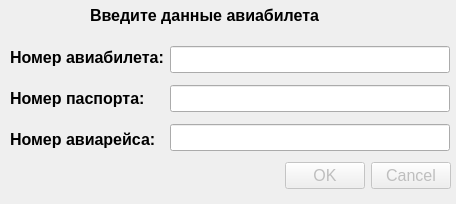
<?xml version="1.0" encoding="UTF-8"?>
<ui version="4.0">
 <class>TicketDialog</class>
 <widget class="QDialog" name="TicketDialog">
  <property name="geometry">
   <rect>
    <x>0</x>
    <y>0</y>
    <width>456</width>
    <height>204</height>
   </rect>
  </property>
  <property name="font">
   <font>
    <pointsize>12</pointsize>
   </font>
  </property>
  <property name="windowTitle">
   <string>Авиабилет</string>
  </property>
  <widget class="QWidget" name="layoutWidget">
   <property name="geometry">
    <rect>
     <x>10</x>
     <y>40</y>
     <width>440</width>
     <height>117</height>
    </rect>
   </property>
   <layout class="QHBoxLayout" name="horizontalLayout">
    <item>
     <layout class="QVBoxLayout" name="verticalLayout">
      <item>
       <widget class="QLabel" name="num_ticket_label">
        <property name="font">
         <font>
          <pointsize>12</pointsize>
          <bold>true</bold>
         </font>
        </property>
        <property name="text">
         <string>Номер авиабилета:</string>
        </property>
       </widget>
      </item>
      <item>
       <widget class="QLabel" name="num_passport_label">
        <property name="font">
         <font>
          <pointsize>12</pointsize>
          <bold>true</bold>
         </font>
        </property>
        <property name="text">
         <string>Номер паспорта:</string>
        </property>
       </widget>
      </item>
      <item>
       <widget class="QLabel" name="num_flight_label">
        <property name="font">
         <font>
          <pointsize>12</pointsize>
          <bold>true</bold>
         </font>
        </property>
        <property name="text">
         <string>Номер авиарейса:</string>
        </property>
       </widget>
      </item>
     </layout>
    </item>
    <item>
     <layout class="QVBoxLayout" name="verticalLayout_2">
      <item>
       <widget class="QLineEdit" name="num_ticket_edit"/>
      </item>
      <item>
       <widget class="QLineEdit" name="num_passport_edit"/>
      </item>
      <item>
       <widget class="QLineEdit" name="num_flight_edit"/>
      </item>
     </layout>
    </item>
   </layout>
  </widget>
  <widget class="QLabel" name="title_label">
   <property name="geometry">
    <rect>
     <x>90</x>
     <y>0</y>
     <width>281</width>
     <height>31</height>
    </rect>
   </property>
   <property name="font">
    <font>
     <pointsize>12</pointsize>
     <bold>true</bold>
    </font>
   </property>
   <property name="text">
    <string>Введите данные авиабилета</string>
   </property>
  </widget>
  <widget class="QDialogButtonBox" name="buttonBox">
   <property name="enabled">
    <bool>false</bool>
   </property>
   <property name="geometry">
    <rect>
     <x>110</x>
     <y>160</y>
     <width>341</width>
     <height>32</height>
    </rect>
   </property>
   <property name="orientation">
    <enum>Qt::Orientation::Horizontal</enum>
   </property>
   <property name="standardButtons">
    <set>QDialogButtonBox::StandardButton::Cancel|QDialogButtonBox::StandardButton::Ok</set>
   </property>
  </widget>
 </widget>
 <resources/>
 <connections/>
</ui>
